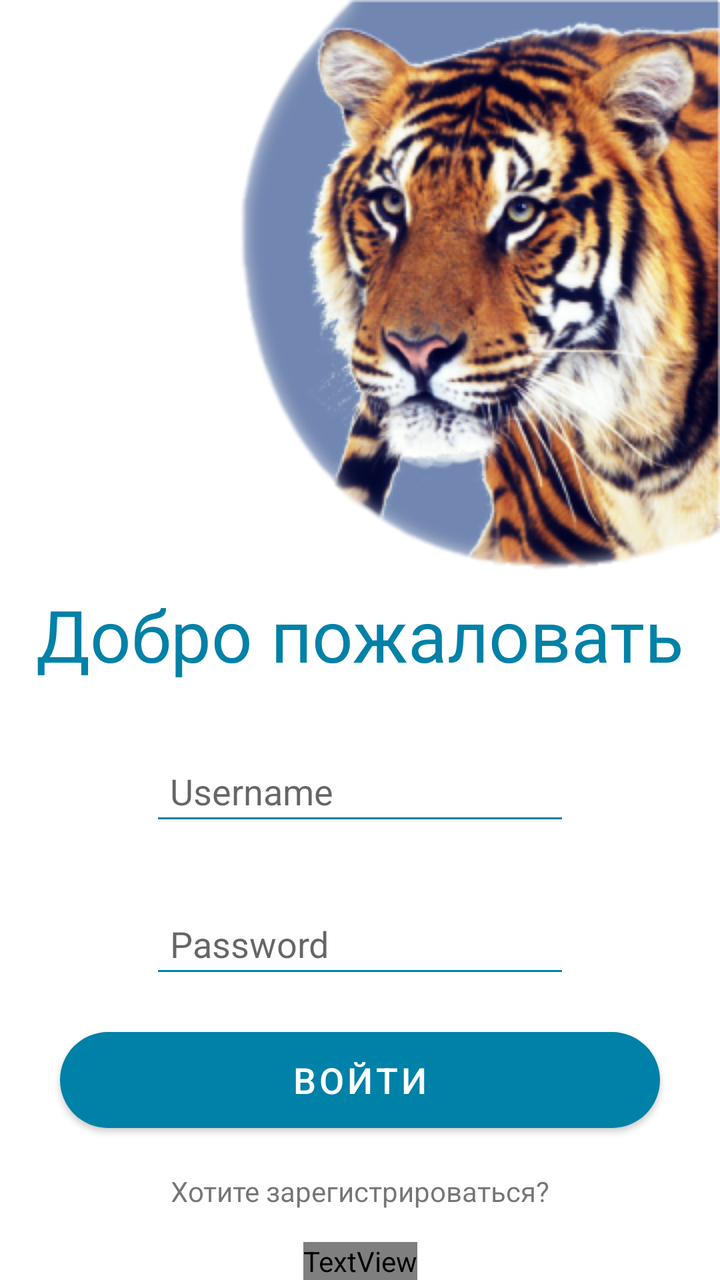
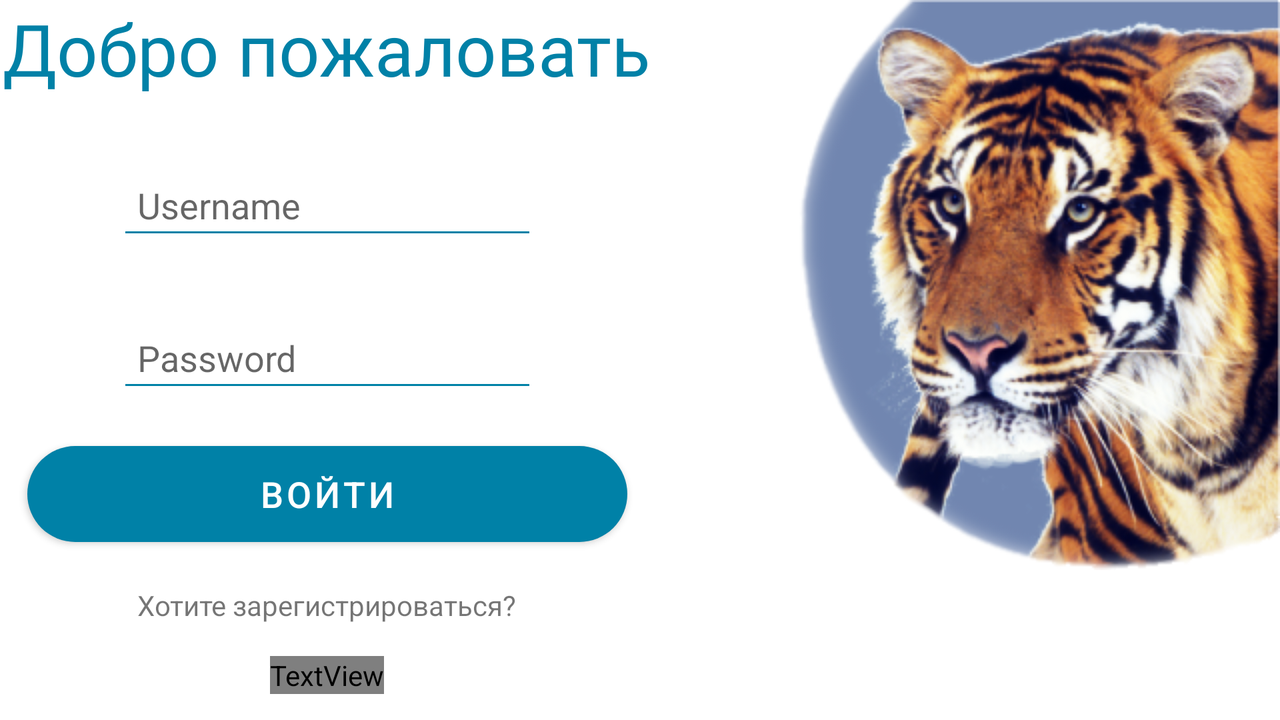

An Android layout and its configuration variant, each rendered on a device that would load it. The default file and the variant file are quoted in full after the pictures.
<!-- AndroidManifest.xml: application theme Theme.Animal_habitat_monitoring_mobile -->
<!-- res/layout/fragment_login.xml -->
<?xml version="1.0" encoding="utf-8"?>
<androidx.constraintlayout.widget.ConstraintLayout xmlns:android="http://schemas.android.com/apk/res/android"
    xmlns:app="http://schemas.android.com/apk/res-auto"
    xmlns:tools="http://schemas.android.com/tools"
    android:layout_width="match_parent"
    android:layout_height="match_parent"
    tools:context=".view.fragments.LoginFragment">

    <ImageView
        android:id="@+id/imageLogin"
        android:layout_width="wrap_content"
        android:layout_height="wrap_content"
        android:src="@drawable/tiger"
        app:layout_constraintEnd_toEndOf="parent"
        app:layout_constraintTop_toTopOf="parent" />

    <TextView
        android:id="@+id/logTitle"
        android:layout_width="wrap_content"
        android:layout_height="wrap_content"
        android:layout_marginTop="8dp"
        android:text="@string/logTitle"
        android:textAppearance="@style/regLogTitle"
        app:layout_constraintEnd_toEndOf="parent"
        app:layout_constraintStart_toStartOf="parent"
        app:layout_constraintTop_toBottomOf="@+id/imageLogin" />

    <EditText
        android:id="@+id/logUser"
        android:layout_width="wrap_content"
        android:layout_height="wrap_content"
        android:layout_marginTop="32dp"
        android:backgroundTint="@color/Deep_Cerulean"
        android:ems="10"
        android:hint="@string/RegUsername"
        android:inputType="textPersonName"
        android:padding="10dp"
        android:theme="@style/ThemeOverlay.SearchView"
        app:layout_constraintEnd_toEndOf="parent"
        app:layout_constraintStart_toStartOf="parent"
        app:layout_constraintTop_toBottomOf="@+id/logTitle" />

    <EditText
        android:id="@+id/logPass"
        android:layout_width="wrap_content"
        android:layout_height="wrap_content"
        android:layout_marginTop="32dp"
        android:backgroundTint="@color/Deep_Cerulean"
        android:ems="10"
        android:hint="@string/RegPassword"
        android:inputType="textPassword"
        android:padding="10dp"
        android:theme="@style/ThemeOverlay.SearchView"
        app:layout_constraintEnd_toEndOf="parent"
        app:layout_constraintStart_toStartOf="parent"
        app:layout_constraintTop_toBottomOf="@+id/logUser" />

    <Button
        android:id="@+id/buttLogin"
        android:layout_width="300sp"
        android:layout_height="60sp"
        android:layout_marginTop="16dp"
        android:text="@string/logButton"
        android:textSize="18sp"
        app:backgroundTint="@color/Deep_Cerulean"
        app:cornerRadius="40sp"
        app:layout_constraintEnd_toEndOf="parent"
        app:layout_constraintStart_toStartOf="parent"
        app:layout_constraintTop_toBottomOf="@+id/logPass" />

    <TextView
        android:id="@+id/logText"
        android:layout_width="wrap_content"
        android:layout_height="wrap_content"
        android:layout_marginTop="16dp"
        android:text="@string/logText"
        app:layout_constraintEnd_toEndOf="parent"
        app:layout_constraintStart_toStartOf="parent"
        app:layout_constraintTop_toBottomOf="@+id/buttLogin" />

    <TextView
        android:id="@+id/logReg"
        android:layout_width="wrap_content"
        android:layout_height="wrap_content"
        android:layout_marginTop="16dp"
        android:text="@string/logReg"
        android:textColor="@color/HavelockBlue"
        android:textSize="16sp"
        android:textStyle="bold"
        app:layout_constraintEnd_toEndOf="parent"
        app:layout_constraintStart_toStartOf="parent"
        app:layout_constraintTop_toBottomOf="@+id/logText" />
</androidx.constraintlayout.widget.ConstraintLayout>
<!-- resources referenced by this layout -->
<resources>
  <color name="Deep_Cerulean">#0081A7</color>
  <!-- drawable tiger: png bitmap (drawable, 141932 bytes) -->
  <string name="RegPassword">Password</string>
  <string name="RegUsername">Username</string>
  <string name="logButton">Войти</string>
  <string name="logReg">Регистрация</string>
  <string name="logText">Хотите зарегистрироваться?</string>
  <string name="logTitle">Добро пожаловать</string>
  <style name="regLogTitle">
          <item name="android:textSize">36sp</item>
          <item name="android:textColor">@color/Deep_Cerulean</item>
          <item name="android:fontFamily">@font/montserrat_medium</item>
  
      </style>
  <style name="Theme.Animal_habitat_monitoring_mobile" parent="Theme.MaterialComponents.DayNight.DarkActionBar">
          
          <item name="colorPrimary">@color/purple_500</item>
          <item name="colorPrimaryVariant">@color/purple_700</item>
          <item name="colorOnPrimary">@color/white</item>
          
          <item name="colorSecondary">@color/teal_200</item>
          <item name="colorSecondaryVariant">@color/teal_700</item>
          <item name="colorOnSecondary">@color/black</item>
          
          <item name="android:statusBarColor" tools:targetApi="21">?attr/colorPrimaryVariant</item>
          
      </style>
  <color name="purple_500">#FF6200EE</color>
  <color name="purple_700">#FF3700B3</color>
  <color name="white">#FFFFFFFF</color>
  <color name="teal_200">#FF03DAC5</color>
  <color name="teal_700">#FF018786</color>
  <color name="black">#FF000000</color>
</resources>
<!-- res/layout-land/fragment_login.xml (the repository's variant of the layout above) -->
<!-- drawn on the phone turned sideways -->
<?xml version="1.0" encoding="utf-8"?>
<androidx.constraintlayout.widget.ConstraintLayout xmlns:android="http://schemas.android.com/apk/res/android"
    xmlns:app="http://schemas.android.com/apk/res-auto"
    xmlns:tools="http://schemas.android.com/tools"
    android:layout_width="match_parent"
    android:layout_height="match_parent"
    tools:context=".view.fragments.LoginFragment">

    <ImageView
        android:id="@+id/imageLogin"
        android:layout_width="wrap_content"
        android:layout_height="wrap_content"
        android:src="@drawable/tiger"
        app:layout_constraintEnd_toEndOf="parent"
        app:layout_constraintTop_toTopOf="parent" />

    <TextView
        android:id="@+id/logTitle"
        android:layout_width="wrap_content"
        android:layout_height="wrap_content"
        android:text="@string/logTitle"
        android:textAppearance="@style/regLogTitle"
        app:layout_constraintEnd_toStartOf="@+id/imageLogin"
        app:layout_constraintStart_toStartOf="parent"
        app:layout_constraintTop_toTopOf="parent" />

    <EditText
        android:id="@+id/logUser"
        android:layout_width="wrap_content"
        android:layout_height="wrap_content"
        android:layout_marginTop="32dp"
        android:backgroundTint="@color/Deep_Cerulean"
        android:ems="10"
        android:hint="@string/RegUsername"
        android:inputType="textPersonName"
        android:padding="10dp"
        android:theme="@style/ThemeOverlay.SearchView"
        app:layout_constraintEnd_toStartOf="@+id/imageLogin"
        app:layout_constraintStart_toStartOf="parent"
        app:layout_constraintTop_toBottomOf="@+id/logTitle" />

    <EditText
        android:id="@+id/logPass"
        android:layout_width="wrap_content"
        android:layout_height="wrap_content"
        android:layout_marginTop="32dp"
        android:backgroundTint="@color/Deep_Cerulean"
        android:ems="10"
        android:hint="@string/RegPassword"
        android:inputType="textPassword"
        android:padding="10dp"
        android:theme="@style/ThemeOverlay.SearchView"
        app:layout_constraintEnd_toStartOf="@+id/imageLogin"
        app:layout_constraintStart_toStartOf="parent"
        app:layout_constraintTop_toBottomOf="@+id/logUser" />

    <Button
        android:id="@+id/buttLogin"
        android:layout_width="300sp"
        android:layout_height="60sp"
        android:layout_marginTop="16dp"
        android:text="@string/logButton"
        android:textSize="18sp"
        app:backgroundTint="@color/Deep_Cerulean"
        app:cornerRadius="40sp"
        app:layout_constraintEnd_toStartOf="@+id/imageLogin"
        app:layout_constraintStart_toStartOf="parent"
        app:layout_constraintTop_toBottomOf="@+id/logPass" />

    <TextView
        android:id="@+id/logText"
        android:layout_width="wrap_content"
        android:layout_height="wrap_content"
        android:layout_marginTop="16dp"
        android:text="@string/logText"
        app:layout_constraintEnd_toStartOf="@+id/imageLogin"
        app:layout_constraintStart_toStartOf="parent"
        app:layout_constraintTop_toBottomOf="@+id/buttLogin" />

    <TextView
        android:id="@+id/logReg"
        android:layout_width="wrap_content"
        android:layout_height="wrap_content"
        android:layout_marginTop="16dp"
        android:text="@string/logReg"
        android:textColor="@color/HavelockBlue"
        android:textSize="16sp"
        android:textStyle="bold"
        app:layout_constraintEnd_toStartOf="@+id/imageLogin"
        app:layout_constraintStart_toStartOf="parent"
        app:layout_constraintTop_toBottomOf="@+id/logText" />
</androidx.constraintlayout.widget.ConstraintLayout>
